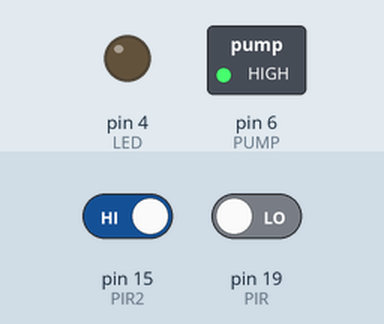
Recording of a sketch running on a simulated Arduino Uno, built with avr-gcc and run on an emulated ATmega328P. Shown: switched loads named in the sketch (green lamp = pin HIGH), output pins drawn as LEDs (lit = HIGH). The inputs (shaded band) are chosen by the test bench; at power-on: pin 15 (PIR2) HIGH, pin 19 (PIR) LOW.

Above: at 1.2 s.
1.3 s: pin 15 (PIR2) driven LOW
At 2.5 s:
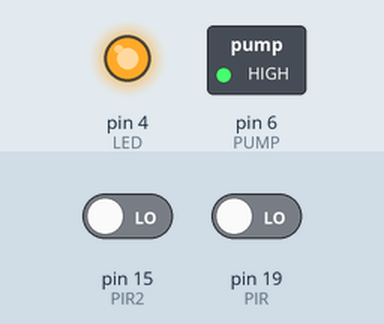
2.8 s: pin 19 (PIR) driven HIGH
At 3.4 s:
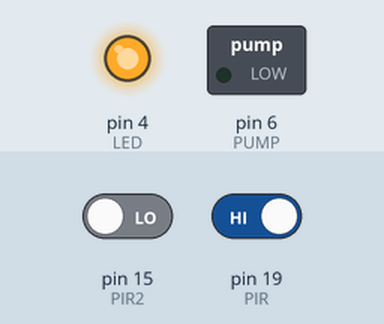
4.3 s: pin 19 (PIR) driven LOW
At 4.6 s:
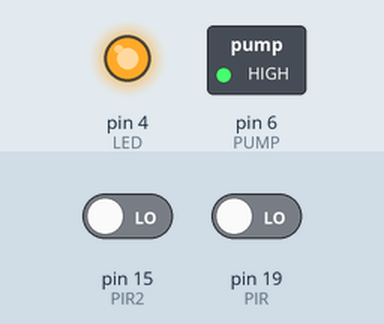
Timing chart, 0 to 7.3 s (numbered marks = the images above; inputs shaded):
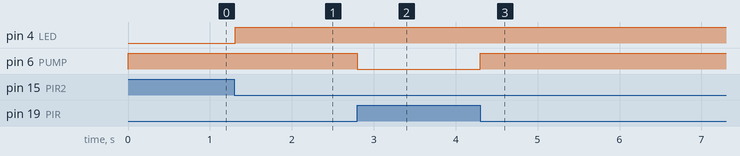

The sketch:

smart_bathroom.ino
```cpp
#include <ezButton.h>

//to compile the code you have to download the ezButton library which actually
//help us to manage the PIR events
#define LED 4
#define PIR 19 //Analog pin A5 is used as digital Pin which is declared as digital Pin 19
#define PIR2 15 //Analog pin A1 is used as digital Pin which is declared as digital Pin 15
#define PUMP 6
int hasEnterred = false;

ezButton pir(PIR2);

void setup() {
  // put your setup code here, to run once:
  pir.setDebounceTime(10); //10ms

  pinMode(LED, OUTPUT);
  pinMode(PIR, INPUT);
  pinMode(PUMP, OUTPUT);

  digitalWrite(LED, LOW);
  digitalWrite(PUMP, HIGH);
}
unsigned long state = 1;
void loop() {

  pir.loop();

  if (pir.isPressed()) {
    hasEnterred = !hasEnterred;
  }

  // put your main code here, to run repeatedly:

  while (hasEnterred) {
    pir.loop();

    int pir1_state = digitalRead(PIR);
    digitalWrite(LED, HIGH);
    digitalWrite(PUMP, !pir1_state);

    if (pir.isPressed()) {
      delay(500);
      hasEnterred = false;
      digitalWrite(LED, LOW);
      digitalWrite(PUMP, HIGH);
      return;
    }

  }


}
```

Measured:
- after the input at 1.3 s, pin 4 (LED): LOW → HIGH at once
- after the input at 2.8 s, pin 6 (PUMP): HIGH → LOW at once
- after the input at 4.3 s, pin 6 (PUMP): LOW → HIGH at once
